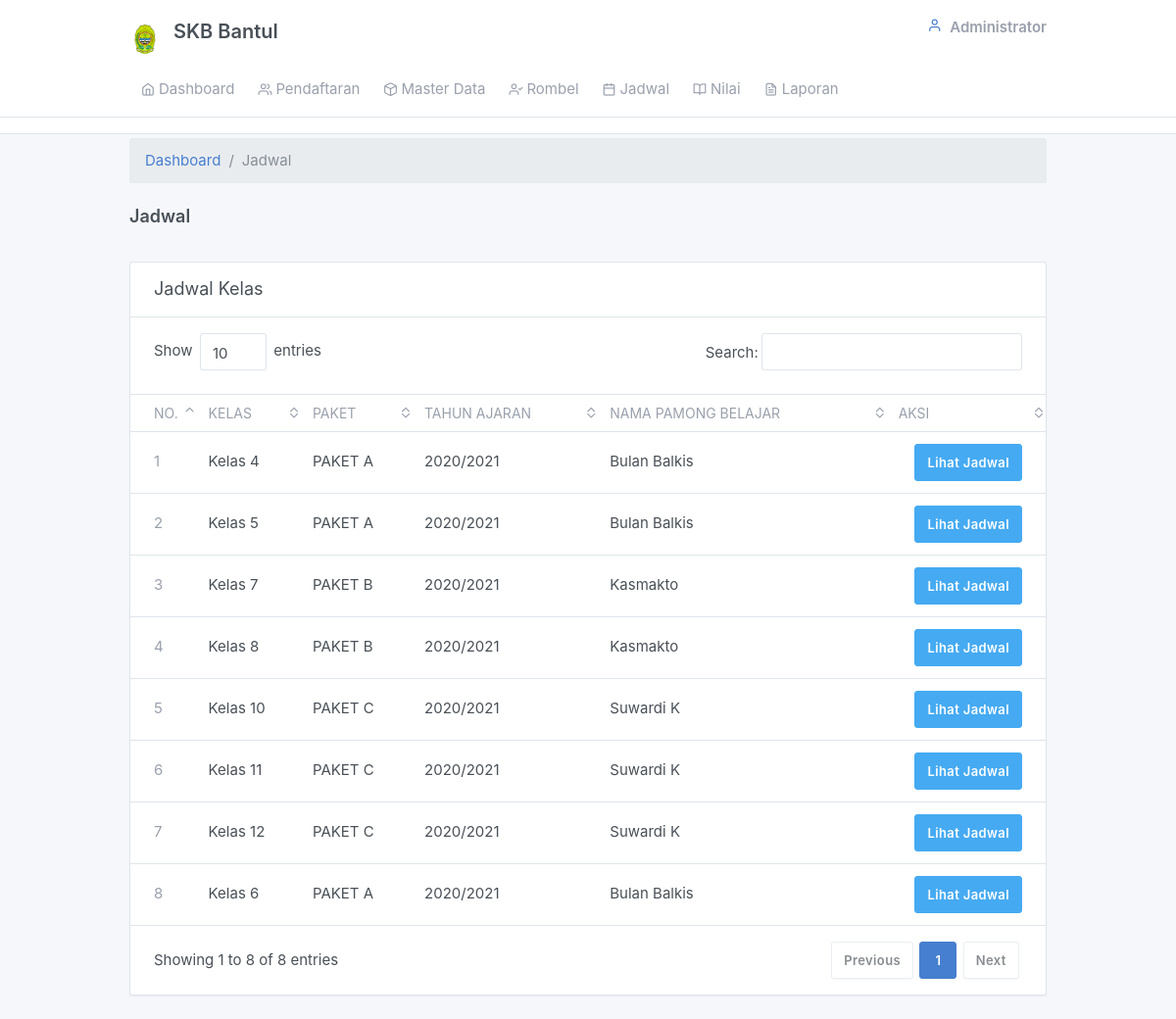
The app's page /admin/jadwal.php with its own data.
### tables this page shows
CREATE TABLE `tb_rombel` (
  `rombel_id` int(11) NOT NULL,
  `ta_id` int(11) NOT NULL,
  `kelas_id` int(11) NOT NULL,
  `nik` char(16) NOT NULL
);

CREATE TABLE `tb_kelas` (
  `kelas_id` int(11) NOT NULL,
  `kelas_nama` varchar(11) NOT NULL,
  `paket_id` int(11) NOT NULL
);

CREATE TABLE `tb_paket` (
  `paket_id` int(11) NOT NULL,
  `paket_nama` char(10) NOT NULL
);

CREATE TABLE `tb_tahunajaran` (
  `ta_id` int(11) NOT NULL,
  `semester_id` int(11) NOT NULL,
  `ta_nama` varchar(12) NOT NULL,
  `ta_status` varchar(12) NOT NULL DEFAULT 'Tidak Aktif'
);

CREATE TABLE `tb_pamong_belajar` (
  `nik` char(16) NOT NULL,
  `pamong_nama` varchar(50) NOT NULL,
  `pamong_tempat_lhr` varchar(30) NOT NULL,
  `pamong_tanggal_lhr` date NOT NULL,
  `pamong_jenkel` enum('Laki-Laki','Perempuan') NOT NULL,
  `pamong_agama` varchar(12) NOT NULL,
  `pamong_alamat` varchar(100) NOT NULL,
  `pamong_no_hp` varchar(14) NOT NULL,
  `pamong_jabatan` enum('Pamong Belajar','Tutor') NOT NULL
);

### admin/views/main.php (called while the page is built, shortened)
<?php include_once "header.php" ?>
<?php include_once "navbar.php" ?>

### admin/jadwal.php (the view, shortened to what this page needs)
<?php include_once "views/main.php";?>
<div class="my-3 my-md-1">
  <div class="container">
  <ol class="breadcrumb">
            <li class="breadcrumb-item">
              <a href="../index.php">Dashboard</a>
            </li>
            <li class="breadcrumb-item active">Jadwal</li>
          </ol>
    <div class="page-header">
      <h4 class="">
        Jadwal
      </h4>
    </div>
      <div class="">
        <div class="card">
        <div class="card-header">
                    <h3 class="card-title">Jadwal Kelas</h3>
          </div>
          <div class="table-responsive">
            <table class="table card-table table-vcenter text-nowrap datatable">
              <thead>
                <tr>
                  <th class="w-2">No.</th>
                  <th>Kelas</th>
                  <th>Paket</th>
                  <th>Tahun Ajaran</th>
                  <th>Nama Pamong Belajar</th>
                  <th class="w-2">Aksi</th>
                </tr>
              </thead>
              <tbody>
                <?php
              $no=1;
              $sql = mysqli_query($connect, "SELECT a.rombel_id, c.kelas_nama,f.paket_nama,b.ta_nama,e.pamong_nama FROM tb_rombel a JOIN tb_tahunajaran b ON a.ta_id=b.ta_id JOIN tb_kelas c ON a.kelas_id=c.kelas_id JOIN tb_pamong_belajar e ON a.nik=e.nik JOIN tb_paket f ON c.paket_id=f.paket_id WHERE a.ta_id=(SELECT ta_id FROM tb_tahunajaran WHERE ta_status='Aktif')");
              $cek= mysqli_num_rows($sql);
              if($cek>0){
              while ($data= mysqli_fetch_array($sql)) {
              ?>
                <tr>
                  <td><span class="text-muted"><?php echo $no;?></span></td>
                  <td><?php echo $data['kelas_nama'];?></td>
                  <td><?php echo $data['paket_nama'];?></td>
                  <td><?php echo $data['ta_nama'];?></td>
                  <td><?php echo $data['pamong_nama'];?></td>
                  <td class="text-right">
                  <a href="jadwal_permapel.php?id=<?php echo $data['rombel_id'] ?>" class="btn btn-info" role="button">Lihat Jadwal</a>
                  </td>
                </tr>
              <?php $no++; }} ?>
              </tbody>
            </table>
          </div>
        </div>
      </div>
    </div>
  </div>

### admin/views/header.php (shortened to what this page needs)
<!doctype html>
<html lang="en" dir="ltr">
  <head>
    <link href="../assets/css/dashboard.css" rel="stylesheet" />
    <link href="../assets/plugins/charts-c3/plugin.css" rel="stylesheet" />
    <link href="../assets/plugins/maps-google/plugin.css" rel="stylesheet" />
  </head>

### admin/views/navbar.php (shortened to what this page needs)
<body class="">
    <div class="page">
      <div class="flex-fill">
        <div class="header py-4">
          <div class="container">
            <label class="d-flex">
              <a class="header-brand" href="./index.php">
              <img src="../assets/image/bantul.png" class="header-brand-img" alt="tabler logo">
               <label for="">SKB Bantul</label>
              </a>
              <div class="d-flex order-lg-2 ml-auto">
                <div class="dropdown d-none d-md-flex">
                <div class="dropdown">
                  <a href="#" class="nav-link pr-0 leading-none" data-toggle="dropdown">
                  <i class="fe fe-user"></i>
                    <span class="ml-2 d-none d-lg-block">
                      <strong class="text-muted d-block mt-1">Administrator</strong>
                    </span>
                  </a>
                </div>
              </div>
            </div>
      </div>
        <div class="header collapse d-lg-flex p-0" id="headerMenuCollapse">
          <div class="container">
              <div class="col-lg order-lg-first">
                <ul class="nav nav-tabs border-0 flex-column flex-lg-row">
                  <li class="nav-item">
                    <a href="./index.php" class="nav-link"><i class="fe fe-home"></i> Dashboard</a>
                  </li>
                  <li class="nav-item">
                    <a href="javascript:void(0)" class="nav-link" data-toggle="dropdown"><i class="fe fe-users"></i>Pendaftaran</a>
                  </li>
                  <li class="nav-item">
                    <a href="javascript:void(0)" class="nav-link" data-toggle="dropdown"><i class="fe fe-box"></i>Master Data</a>
                  </li>
                  <li class="nav-item">
                    <a href="javascript:void(0)" class="nav-link" data-toggle="dropdown"><i class="fe fe-user-check"></i>Rombel</a>
                  </li>
                  <li class="nav-item">
                    <a href="jadwal.php" class="nav-link"><i class="fe fe-calendar"></i>Jadwal</a>
                  </li>
                  <li class="nav-item">
                    <a href="nilai.php" class="nav-link"><i class="fe fe-book-open"></i>Nilai</a>
                  </li>
                  <li class="nav-item">
                    <a href="javascript:void(0)" class="nav-link" data-toggle="dropdown"><i class="fe fe-file-text"></i>Laporan</a>
                  </li>
                </ul>
              </div>
            </div>
          </div>
        </div>

### records on screen
tb_rombel: kelas.kelas_nama "Kelas 4", tb_paket.paket_nama "PAKET A", ta.ta_nama "2020/2021", nik.pamong_nama "Bulan Balkis"
tb_rombel: kelas.kelas_nama "Kelas 5", tb_paket.paket_nama "PAKET A", ta.ta_nama "2020/2021", nik.pamong_nama "Bulan Balkis"
tb_rombel: kelas.kelas_nama "Kelas 7", tb_paket.paket_nama "PAKET B", ta.ta_nama "2020/2021", nik.pamong_nama "Kasmakto"
tb_rombel: kelas.kelas_nama "Kelas 8", tb_paket.paket_nama "PAKET B", ta.ta_nama "2020/2021", nik.pamong_nama "Kasmakto"
tb_rombel: kelas.kelas_nama "Kelas 10", tb_paket.paket_nama "PAKET C", ta.ta_nama "2020/2021", nik.pamong_nama "Suwardi K"
tb_rombel: kelas.kelas_nama "Kelas 11", tb_paket.paket_nama "PAKET C", ta.ta_nama "2020/2021", nik.pamong_nama "Suwardi K"
tb_rombel: kelas.kelas_nama "Kelas 12", tb_paket.paket_nama "PAKET C", ta.ta_nama "2020/2021", nik.pamong_nama "Suwardi K"
tb_rombel: kelas.kelas_nama "Kelas 6", tb_paket.paket_nama "PAKET A", ta.ta_nama "2020/2021", nik.pamong_nama "Bulan Balkis"
